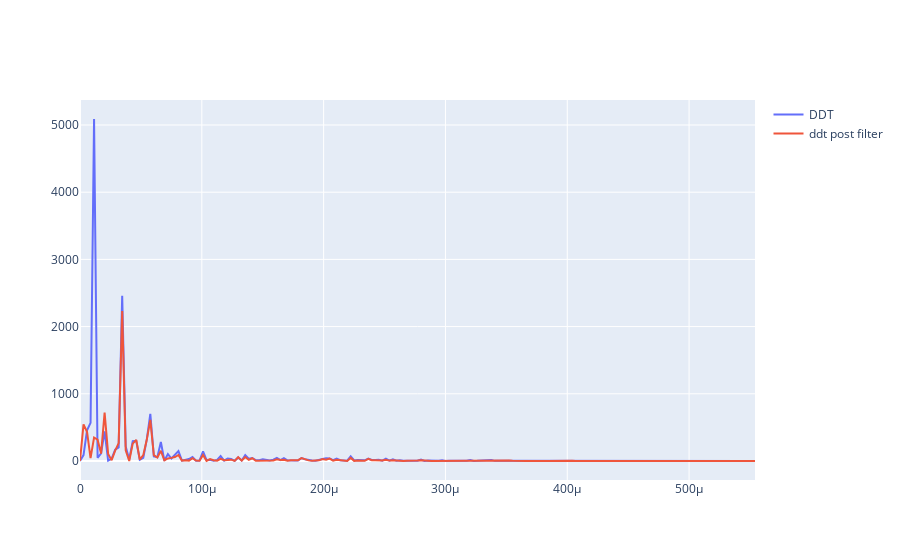

Source (notebook cell):
### Code cell
f_ddt2, psd_ddt2 = scipy.signal.periodogram(h.normalize(freqdf["filted ddt"]), fs=sampling_freq)

fig = go.Figure()


fig.add_trace(go.Scatter(
    x=f_ddt,
    y=psd_ddt, 
    name="DDT",
    mode='lines',
))



fig.add_trace(go.Scatter(
    x=f_ddt2,
    y=psd_ddt2, 
    name="ddt post filter",
    mode='lines',
))

### Figure 1 — Plotly figure (JSON) as saved in the notebook; plotly's stock layout.template omitted (floating-point values rounded to 4 significant figures; data arrays with more than 128 entries replaced by an {"elided": "..."} marker saying what was removed)
{"data": [{"mode": "lines", "name": "DDT", "type": "scatter", "x": {"elided": "193 float values"}, "y": {"elided": "193 float values"}}, {"mode": "lines", "name": "ddt post filter", "type": "scatter", "x": {"elided": "193 float values"}, "y": {"elided": "193 float values"}}], "layout": {}}
